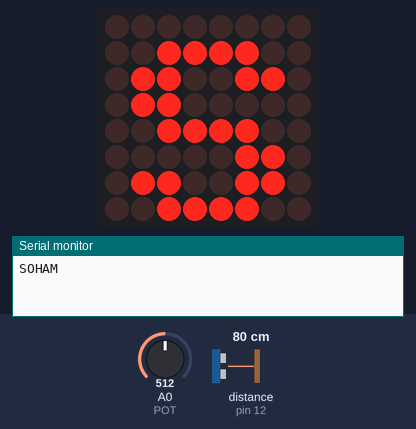
Recording of a sketch running on a simulated Arduino Uno, built with avr-gcc and run on an emulated ATmega328P. On the bench: 8×8 LED matrix, the last lines printed to the serial monitor. Wiring (inferred from the names in the program): ultrasonic range finder: trigger pin 11; echo pin 12. The inputs (shaded band) are chosen by the test bench; at power-on: distance to the obstacle (sensor on pin 12) 80 cm, A0 (POT) = 512. The echo pulse lasts 58.3 µs per cm.

Above: at 0.1 s.
At 4.2 s:
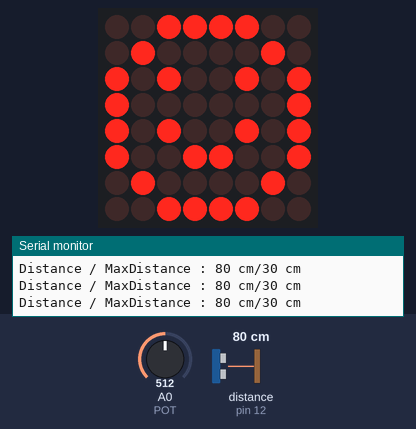
4.3 s: distance to the obstacle (sensor on pin 12) set to 2 cm
At 5.2 s:
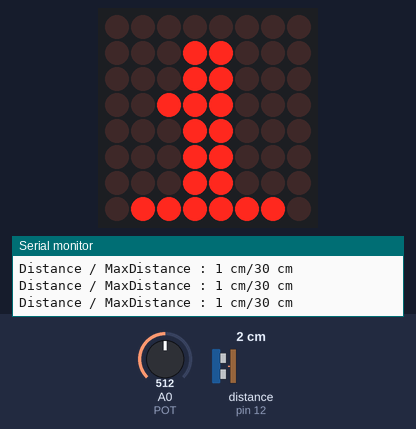
6.2 s: A0 (POT) set to 175
9.2 s: A0 (POT) set to 157
Timing chart, 0 to 12.2 s (numbered marks = the images above; inputs shaded):
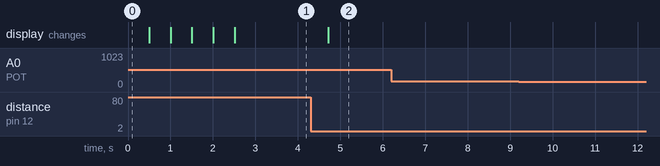

Measured:
- after the input at 4.3 s, the display: changes after 0.42 s (image 2)

The sketch:

Visitor_Counter_using_Dot_Matrix.ino
```cpp
#include "LedControl.h"

//8*8 Dot Matrix
#define CLK 2
#define CS  3
#define DIN 4
#define MAX_DEVICES 1
LedControl Display = LedControl(DIN, CLK, CS, MAX_DEVICES);

//Ultrasonic Sensor
#define trigPin 11    // Trigger
#define echoPin 12    // Echo
#define MaxDistance 60
#define maxPeople 9

long duration, distance, maxDistance;
int count = 0;
int slowIn = 10;
int slowOut = 10;
int allowY = slowIn + 2 ;
int allowN = slowOut + 2;
int countY = 0 ;
int countN = 0 ;

int people = 0;
//Potentiometer
#define POT A0

//8*8 matrix code
const byte smile[8] =   {0x3C, 0x42, 0xA5, 0x81, 0xA5, 0x99, 0x42, 0x3C};
const byte Number[10][8] = {
  {
    0b00000000,
    0b00111100,
    0b01100110,
    0b01101110,
    0b01110110,
    0b01100110,
    0b01100110,
    0b00111100
  },
  {
    0b00000000,
    0b00011000,
    0b00011000,
    0b00111000,
    0b00011000,
    0b00011000,
    0b00011000,
    0b01111110
  }, {
    0b00000000,
    0b00111100,
    0b01100110,
    0b00000110,
    0b00001100,
    0b00110000,
    0b01100000,
    0b01111110
  }, {
    0b00000000,
    0b00111100,
    0b01100110,
    0b00000110,
    0b00011100,
    0b00000110,
    0b01100110,
    0b00111100
  }, {
    0b00000000,
    0b00001100,
    0b00011100,
    0b00101100,
    0b01001100,
    0b01111110,
    0b00001100,
    0b00001100
  }, {
    0b00000000,
    0b01111110,
    0b01100000,
    0b01111100,
    0b00000110,
    0b00000110,
    0b01100110,
    0b00111100
  }, {
    0b00000000,
    0b00111100,
    0b01100110,
    0b01100000,
    0b01111100,
    0b01100110,
    0b01100110,
    0b00111100
  }, {
    0b00000000,
    0b01111110,
    0b01100110,
    0b00001100,
    0b00001100,
    0b00011000,
    0b00011000,
    0b00011000
  }, {
    0b00000000,
    0b00111100,
    0b01100110,
    0b01100110,
    0b00111100,
    0b01100110,
    0b01100110,
    0b00111100
  }, {
    0b00000000,
    0b00111100,
    0b01100110,
    0b01100110,
    0b00111110,
    0b00000110,
    0b01100110,
    0b00111100
  }
};

const byte Soham[][8] = {
  { //S
    0b00000000,
    0b00111100,
    0b01100110,
    0b01100000,
    0b00111100,
    0b00000110,
    0b01100110,
    0b00111100
  },
  { //O
    0b00000000,
    0b00111100,
    0b01100110,
    0b01100110,
    0b01100110,
    0b01100110,
    0b01100110,
    0b00111100
  },
  { //H
    0b00000000,
    0b01100110,
    0b01100110,
    0b01100110,
    0b01111110,
    0b01100110,
    0b01100110,
    0b01100110
  },
  { //A
    0b00000000,
    0b00111100,
    0b01100110,
    0b01100110,
    0b01111110,
    0b01100110,
    0b01100110,
    0b01100110
  },
  { //M
    0b00000000,
    0b01100011,
    0b01110111,
    0b01111111,
    0b01101011,
    0b01100011,
    0b01100011,
    0b01100011
  }
};

void setup() {
  //Serial Port begin
  Serial.begin (9600);
  //Define inputs and outputs
  pinMode(trigPin, OUTPUT);
  pinMode(echoPin, INPUT);
  Display.shutdown(0, false);      //The MAX72XX is in power-saving mode on startup
  Display.setIntensity(0, 15);     // Set the brightness to maximum value
  Display.clearDisplay(0);
  Serial.println("SOHAM ");
  for (int count = 0 ; count <= 4 ; count++) {
    printByte(Soham[count]);
    delay(500);
  }
  printByte(smile);
  delay(500);
}

void loop() {
  int analogValue = analogRead(POT);
  int maxDistance = map(analogValue, 0, 1024, 0, MaxDistance + 1);
  digitalWrite(trigPin, LOW);
  delayMicroseconds(2);
  digitalWrite(trigPin, HIGH);
  delayMicroseconds(10);
  digitalWrite(trigPin, LOW);
  distance = pulseIn(echoPin, HIGH) / 58;
  Serial.print("Distance / MaxDistance : ");
  Serial.print(distance);
  Serial.print(" cm");
  Serial.print("/");
  Serial.print(maxDistance);
  Serial.println(" cm");
  if ((distance < maxDistance) && (distance != 0)) {
    countY = (countY < allowY ) ? countY + 1 : countY;
    if (countY == slowIn ) {
      people = (people < maxPeople) ? people + 1 : 0;
      printByte(Number[people]);
      countN = 0;
    }
  }
  else if (distance > maxDistance) {
    countN = (countN < allowN ) ? countN + 1 : countN ;
    if (countN == slowOut) {
      countY = 0;
    }
  }
  else if (distance == 0) {
    Serial.println("distance:0");
  }
}

void calcDist() {
  digitalWrite(trigPin, LOW);
  delayMicroseconds(2);
  digitalWrite(trigPin, HIGH);
  delayMicroseconds(10);
  digitalWrite(trigPin, LOW);
  distance = pulseIn(echoPin, HIGH) / 58;
}

void printByte(byte character []) {
  for (int i = 0; i < 8; i++) {
    Display.setRow(0, i, character[i]);
  }
}
```
